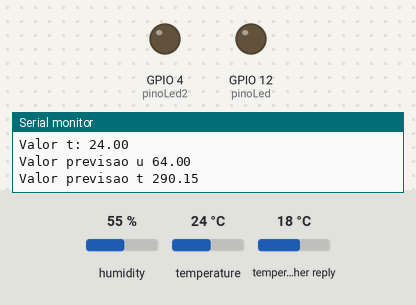
The sketch below on a simulated ESP8266 (NodeMCU). On the bench: output pins drawn as LEDs (lit = HIGH), the last lines printed to the serial monitor. The inputs (shaded band) are chosen by the test bench; at power-on: humidity 55 %, temperature 24 °C, temperature in the weather reply 18 °C. WiFi joins after 1.5 s; servers stay silent unless stated; web services answer with replies made up by the test bench.

Above: at 3.2 s.
3.3 s: humidity set to 51 %
8.4 s: humidity set to 48 %
At 13.4 s:
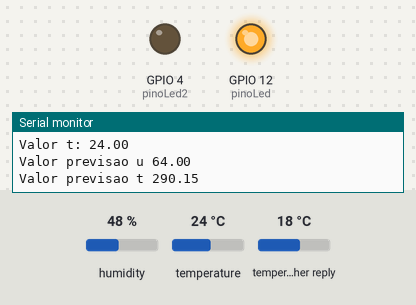
14.0 s: temperature set to 27 °C
18.9 s: temperature set to 30 °C
At 24.0 s:
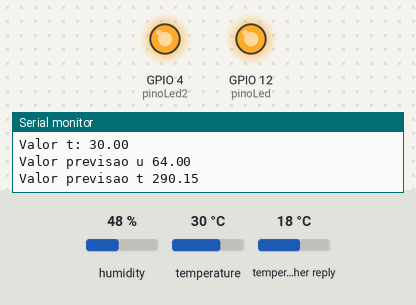
24.4 s: humidity set to 68 %
At 29.2 s:
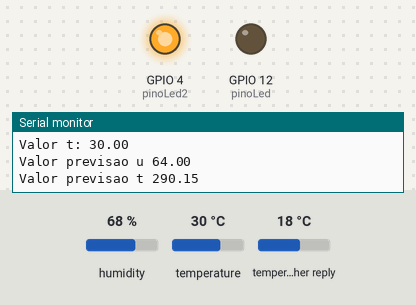
29.7 s: humidity set to 22 %
At 34.5 s:
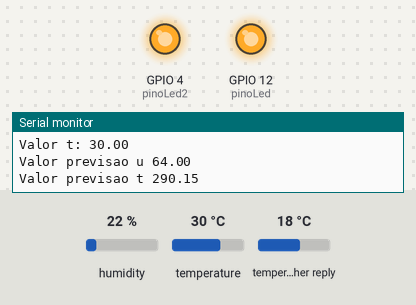
Timing chart, 0 to 35.9 s (numbered marks = the images above; inputs shaded):
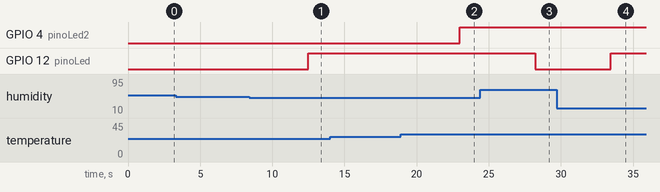

Measured:
- the behaviour switches between 50 and 49 % on humidity (found by bisection; images 0 and 1)
- the behaviour switches between 28 and 29 °C on temperature (found by bisection; images 1 and 2)
- after the input at 8.4 s, GPIO 12 (pinoLed): LOW → HIGH after 4.1 s
- after the input at 18.9 s, GPIO 4 (pinoLed2): LOW → HIGH after 4.1 s
- after the input at 24.4 s, GPIO 12 (pinoLed): HIGH → LOW after 3.8 s
- after the input at 29.7 s, GPIO 12 (pinoLed): LOW → HIGH after 3.7 s

The sketch:

PROJETO_FINAL_MICRO.ino
```cpp
#include <ESP8266WiFi.h>
#include <ESP8266HTTPClient.h>
#include <ArduinoJson.h>
#include "DHT.h"
#define DHTPIN 13
#define DHTTYPE DHT11
float tempEsperada=0,umiEsperada=0;
float umiSensor=0,tempSensor=0;
const int pinoLed = 12;
const int pinoLed2 = 04;
int val = 0;

DHT dht(DHTPIN, DHTTYPE);

const char* ssid = "Familia 2G";
const char* password = "MIRANDA2G";

 void desSerial(String payload){
  StaticJsonDocument<6000> doc;
  DeserializationError err = deserializeJson(doc,payload);
    if(err){
      Serial.print("erro");
      Serial.println(err.c_str());
      return;
}
  String list = doc["list"][1];

  StaticJsonDocument<6000> doc2;
  DeserializationError err2 = deserializeJson(doc2,list);
    if(err2){
      Serial.print("erro");
      Serial.println(err2.c_str());
      return;
}
  String main = doc2["main"];

  StaticJsonDocument<6000> doc3;
  DeserializationError err3 = deserializeJson(doc3,main);
    if(err3){
      Serial.print("erro");
      Serial.println(err3.c_str());
      return;
}


  float message = doc["message"];
  int cnt = doc["cnt"];
  float tempNuvem = doc3["temp"];
  float umiNuvem = doc3["humidity"];
  tempEsperada=tempNuvem;
  umiEsperada=umiNuvem;


  return;
  }

void setup () {

  Serial.begin(115200);
  dht.begin();
  delay(10);
  WiFi.begin(ssid, password);

    while (WiFi.status() != WL_CONNECTED) {
      delay(1000);
      Serial.print("Connecting..");
}
  Serial.println("WiFi conectado");
  pinMode(pinoLed, OUTPUT); //DEFINE O PINO COMO SAÍDA
  pinMode(pinoLed2, OUTPUT);
  digitalWrite(pinoLed2, LOW);
  digitalWrite(pinoLed, LOW); //LED INICIA DESLIGADO

}

void loop() {
  float u = dht.readHumidity();
  float t = dht.readTemperature();

  if(isnan(t) || isnan(u)){
    Serial.println("Falha de leitura");
  }


  Serial.print("Umidade:");
  Serial.print(u);
  Serial.print(",");
  Serial.print("Temperatura:");
  Serial.println(t);


  if(u < 50){ //SE A LEITURA DO PINO FOR IGUAL A LOW, FAZ
     digitalWrite(pinoLed, HIGH); //ACENDE O LED
 }else{
   digitalWrite(pinoLed, LOW); //APAGA O LED
 }
   if(t > 28){ //SE A LEITURA DO PINO FOR IGUAL A LOW, FAZ
     digitalWrite(pinoLed2,HIGH);

 }else{ //SENÃO, FAZ
   digitalWrite(pinoLed2,LOW);

 }
  //NUVEM

  if (WiFi.status() == WL_CONNECTED) { //Check WiFi connection status
    HTTPClient http;  //Declare an object of class HTTPClient
    http.begin("http://api.openweathermap.org/data/2.5/forecast?q=maracanau,BR&cnt=3&appid=38dca12bdf43c4cb127fb9079d7c2d40");  //Specify request destination
    int httpCode = http.GET();                                                                  //Send the request

  if (httpCode > 0) { //Check the returning code
    String payload = http.getString();   //Get the request response payload

    desSerial(payload);
    http.end();   //Close connection
    Serial.print("Valor equacao: ");

   Serial.print("Valor u: ");
  Serial.println(u);
 Serial.print("Valor t: ");
  Serial.println(t);
 Serial.print("Valor previsao u ");
  Serial.println(umiEsperada);
  Serial.print("Valor previsao t ");
  Serial.println(tempEsperada);

}

delay(5000);    //Send a request every 30 seconds

}
}
```
